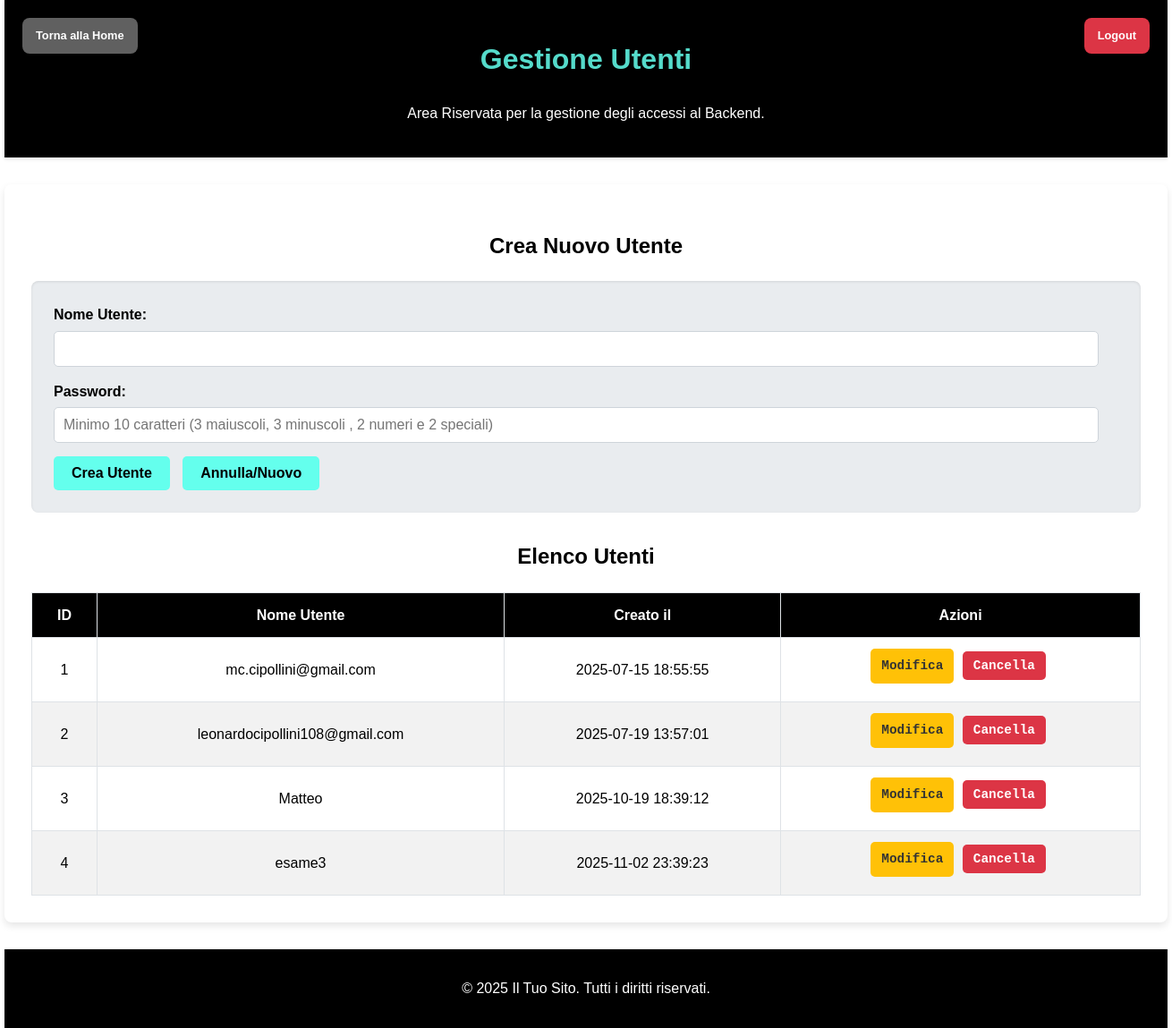
The app's page /backend/gestione_utenti.php (signed in) with its own data.
### tables this page shows
CREATE TABLE `utenti` (
  `id` int(11) NOT NULL AUTO_INCREMENT,
  `username` varchar(50) NOT NULL,
  `password` varchar(255) NOT NULL,
  `cancellato` varchar(2) NOT NULL DEFAULT '0',
  `created` timestamp NOT NULL DEFAULT current_timestamp(),
  PRIMARY KEY (`id`),
  UNIQUE KEY `username` (`username`)
);

### backend/gestione_utenti.php (the view, shortened to what this page needs)
<?php
require 'includes/db_backend.php';
$edit_user = null;
$stmt = $pdo->query("SELECT id, username, created FROM utenti ORDER BY id ASC");
$users = $stmt->fetchAll(PDO::FETCH_ASSOC);
?>
<!DOCTYPE html>
<html lang="it">
<head>
    <link rel="stylesheet" href="css/gestione_unificata.min.css">
</head>
<body onload="resetForm()">
    <header>
        <h1>Gestione Utenti</h1>
        <p>Area Riservata per la gestione degli accessi al Backend.</p>
        <a href="index_FE.php" class="back-link">Torna alla Home</a>
        <a href="logout.php" class="logout-button">Logout</a>
    </header>
    <div class="container">
        <h2 id="form_title">Crea Nuovo Utente</h2>
        <div class="user-form">
            <form method="POST" action="gestione_utenti.php">
                <div class="form-group">
                    <label for="username">Nome Utente:</label>
                    <input type="text" id="username" name="username" value="<?php echo htmlspecialchars($edit_user['username'] ?? ''); ?>" onkeyup="validateForm()" required autocomplete="username">
                </div>
                <div class="form-group">
                    <label for="password">Password:</label>
                    <input type="password" id="password" name="password" placeholder="Minimo 10 caratteri (3 maiuscoli, 3 minuscoli , 2 numeri e 2 speciali)" onkeyup="validateForm()" required autocomplete="current-password">
                </div>
                <button type="submit" id="form_submit_button">Crea Utente</button>
                <button type="reset" onclick="resetForm()">Annulla/Nuovo</button>
            </form>
        </div>
        <h2>Elenco Utenti</h2>
        <?php if (count($users) > 0): ?>
            <table class="user-table">
                <thead>
                    <tr>
                        <th>ID</th>
                        <th>Nome Utente</th>
                        <th>Creato il</th>
                        <th>Azioni</th>
                    </tr>
                </thead>
                <tbody>
                    <?php foreach ($users as $user): ?>
                        <tr>
                            <td><?php echo htmlspecialchars($user['id']); ?></td>
                            <td><?php echo htmlspecialchars($user['username']); ?></td>
                            <td><?php echo htmlspecialchars($user['created']); ?></td>
                            <td class="action-buttons">
                                <a href="javascript:void(0);" onclick="populateEditForm(<?php echo $user['id']; ?>, '<?php echo htmlspecialchars($user['username']); ?>')" class="edit-btn">Modifica</a>
                                <form method="POST" style="display:inline;" onsubmit="return confirmDelete('<?php echo htmlspecialchars($user['username']); ?>');">
                                    <button type="submit" class="delete-btn">Cancella</button>
                                </form>
                            </td>
                        </tr>
                    <?php endforeach; ?>
                </tbody>
            </table>
        <?php else: ?>
            <p style="text-align: center;">Nessun utente registrato.</p>
        <?php endif; ?>
    </div>
    <footer>
        <p>&copy; 2025 Il Tuo Sito. Tutti i diritti riservati.</p>
    </footer>
</body>
</html>

### records on screen
utenti: id "1", username "mc.cipollini@gmail.com", created "2025-07-15 18:55:55"
utenti: id "2", username "leonardocipollini108@gmail.com", created "2025-07-19 13:57:01"
utenti: id "3", username "Matteo", created "2025-10-19 18:39:12"
utenti: id "4", username "esame3", created "2025-11-02 23:39:23"
